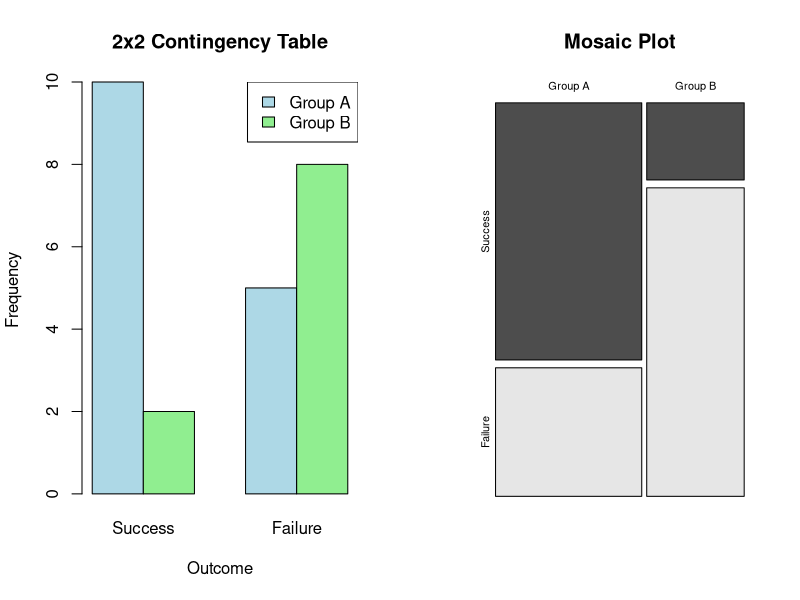

Write R code to recreate this figure.
# Create a 2x2 contingency table
data <- matrix(c(10, 5, 2, 8), nrow = 2, byrow = TRUE)
rownames(data) <- c("Group A", "Group B")
colnames(data) <- c("Success", "Failure")

# Perform Fisher's exact test
fisher_test_result <- fisher.test(data)

# Output
print(data)
print(fisher_test_result)

# Graphical Output
par(mfrow = c(1, 2))

# Barplot of the contingency table
barplot(data, beside = TRUE, col = c("lightblue", "lightgreen"), main = "2x2 Contingency Table", xlab = "Outcome", ylab = "Frequency")
legend("topright", legend = rownames(data), fill = c("lightblue", "lightgreen"))

# Mosaic plot
mosaicplot(data, main = "Mosaic Plot", color = TRUE)